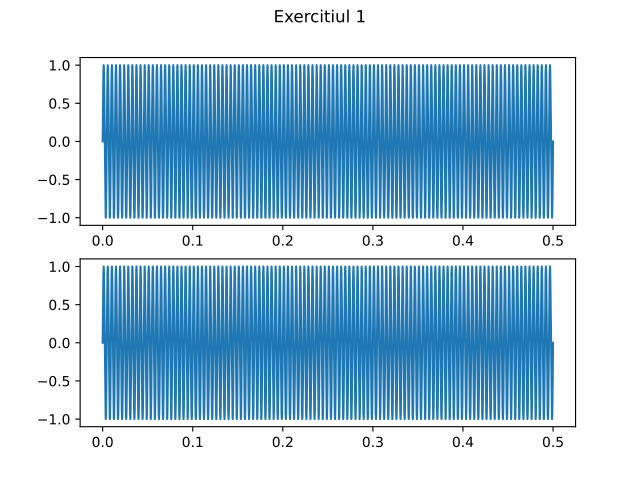

The Python source for this figure:
# ex1
import numpy as np
import matplotlib.pyplot as plt

freq = 440
def x(t):
    return np.sin(freq * np.pi * t + 0)

def y(t):
    return np.cos(freq * np.pi * t - np.pi/2) # diferenta de faza intre sin si cos
timp = np.linspace(0, 0.5, int(1/0.00005))
n = 2

fig, axs = plt.subplots(n)
fig.suptitle('Exercitiul 1')
axs[0].plot(timp,x(timp))
axs[1].plot(timp,y(timp))
plt.show()
